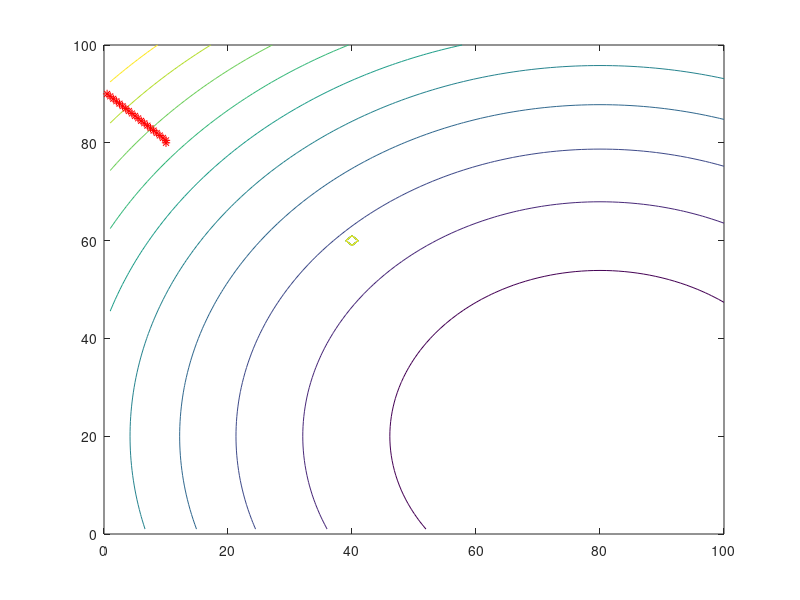

Write the MATLAB code that produced this figure. (Note: this script raises an error after producing the figure.)

%% Attractive Potential Field

%%%%%%%%%%%%%%%%%%%%%%%%%%%%%% 
% Code by: Rohan Nair 
% AMR 2021 
% Date: 10/12/2021
%%%%%%%%%%%%%%%%%%%%%%%%%%%%%%

clear
close all
clc

%% Parameters

% Workspace Size
xlim([0 100])
ylim([0 100])

[x, y] = meshgrid (1:100, 1:100);

% goal coordinates

q_start = [10, 80];

q_goal = [80, 20];

xi = 100;

attractive_2D = xi*((x - q_goal(1)).^2 + (y - q_goal(2)).^2);

p1 = [30, 50];
p2 = [50, 50];
p3 = [50, 70];
p4 = [30, 70];

c = [(p1(1) + p2(1))/2, (p2(2) + p3(2))/2]; % calculating center of obstacle

d0 = 10;

% distance to center of obstacle
d = sqrt((x - c(1)).^2 + (y - c(2)).^2); 

% d = d/5 + 0.5;


eta = 500;

for i = 1:100
    for j = 1:100
        if d(i,j) > d0
            repulsive_2D(i,j) = 0;
        else
            repulsive_2D(i,j) = 0.5*eta*(1/d(i,j) - 1/d0)^2;
        end
    end
end


combined_field = attractive_2D + repulsive_2D;

contour(combined_field);
hold on

alpha = 0.1;

q_x(1) = q_start(1);
q_y(1) = q_start(2);

i = 1;

% % computing gradient in x and y directions
[gx, gy] = gradient(combined_field);
% 
%mag = sqrt(gx.^2 + gy.^2);

% % % normalizing gradients
% gx = gx./mag;
% gy = gy./mag;

thresh = 3;

% threshold = 0.1
while (sqrt((q_x(i) - q_goal(1))^2 + (q_y(i) - q_goal(2))^2) > thresh)
    % updating current x and y
    curr_gx = gx(round(q_x(i)), round(q_y(i)));
    curr_gy = gy(round(q_x(i)), round(q_y(i)));
    
    curr_gx = min(abs(curr_gx),5)*sign(curr_gx);
    curr_gy = min(abs(curr_gy),5)*sign(curr_gy);
    q_x(i+1) = q_x(i) - curr_gx * alpha;
    q_y(i+1) = q_y(i) - curr_gy * alpha;
    
%     hold on
    plot(q_x(i), q_y(i), 'r*')
%     hold off
    xlim([0 100])
    ylim([0 100])
    i = i + 1;
end







